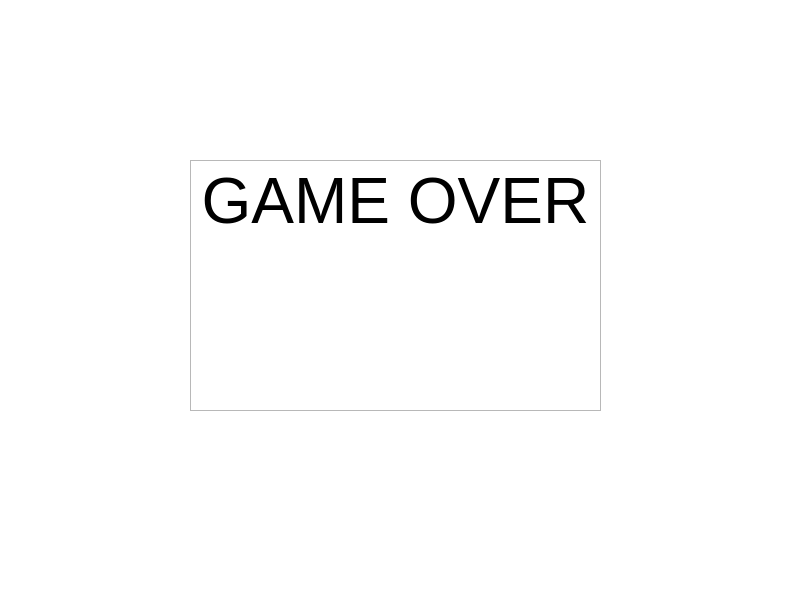
<?xml version="1.0" encoding="UTF-8"?>
<ui version="4.0">
 <class>MainWindow</class>
 <widget class="QMainWindow" name="MainWindow">
  <property name="geometry">
   <rect>
    <x>0</x>
    <y>0</y>
    <width>800</width>
    <height>600</height>
   </rect>
  </property>
  <property name="windowTitle">
   <string>MainWindow</string>
  </property>
  <widget class="QWidget" name="centralWidget">
   <widget class="QPushButton" name="startButton">
    <property name="geometry">
     <rect>
      <x>350</x>
      <y>290</y>
      <width>120</width>
      <height>40</height>
     </rect>
    </property>
    <property name="text">
     <string>Start</string>
    </property>
   </widget>
   <widget class="QPushButton" name="instructionButton">
    <property name="geometry">
     <rect>
      <x>350</x>
      <y>390</y>
      <width>120</width>
      <height>40</height>
     </rect>
    </property>
    <property name="text">
     <string>Instructions</string>
    </property>
   </widget>
   <widget class="QPushButton" name="backButton">
    <property name="geometry">
     <rect>
      <x>630</x>
      <y>510</y>
      <width>120</width>
      <height>40</height>
     </rect>
    </property>
    <property name="text">
     <string>Back</string>
    </property>
   </widget>
   <widget class="QTextEdit" name="instructionText">
    <property name="geometry">
     <rect>
      <x>160</x>
      <y>50</y>
      <width>481</width>
      <height>431</height>
     </rect>
    </property>
    <property name="html">
     <string>&lt;!DOCTYPE HTML PUBLIC &quot;-//W3C//DTD HTML 4.0//EN&quot; &quot;http://www.w3.org/TR/REC-html40/strict.dtd&quot;&gt;
&lt;html&gt;&lt;head&gt;&lt;meta name=&quot;qrichtext&quot; content=&quot;1&quot; /&gt;&lt;style type=&quot;text/css&quot;&gt;
p, li { white-space: pre-wrap; }
&lt;/style&gt;&lt;/head&gt;&lt;body style=&quot; font-family:'MS Shell Dlg 2'; font-size:8pt; font-weight:400; font-style:normal;&quot;&gt;
&lt;p style=&quot; margin-top:0px; margin-bottom:0px; margin-left:0px; margin-right:0px; -qt-block-indent:0; text-indent:0px;&quot;&gt;Add instructions later.&lt;/p&gt;&lt;/body&gt;&lt;/html&gt;</string>
    </property>
   </widget>
   <widget class="QGraphicsView" name="game">
    <property name="geometry">
     <rect>
      <x>-1</x>
      <y>-1</y>
      <width>802</width>
      <height>602</height>
     </rect>
    </property>
    <property name="backgroundBrush">
     <brush brushstyle="NoBrush">
      <color alpha="255">
       <red>0</red>
       <green>0</green>
       <blue>0</blue>
      </color>
     </brush>
    </property>
   </widget>
   <widget class="QTextBrowser" name="game_over_text">
    <property name="geometry">
     <rect>
      <x>190</x>
      <y>160</y>
      <width>411</width>
      <height>251</height>
     </rect>
    </property>
    <property name="html">
     <string>&lt;!DOCTYPE HTML PUBLIC &quot;-//W3C//DTD HTML 4.0//EN&quot; &quot;http://www.w3.org/TR/REC-html40/strict.dtd&quot;&gt;
&lt;html&gt;&lt;head&gt;&lt;meta name=&quot;qrichtext&quot; content=&quot;1&quot; /&gt;&lt;style type=&quot;text/css&quot;&gt;
p, li { white-space: pre-wrap; }
&lt;/style&gt;&lt;/head&gt;&lt;body style=&quot; font-family:'MS Shell Dlg 2'; font-size:8pt; font-weight:400; font-style:normal;&quot;&gt;
&lt;p align=&quot;center&quot; style=&quot; margin-top:0px; margin-bottom:0px; margin-left:0px; margin-right:0px; -qt-block-indent:0; text-indent:0px;&quot;&gt;&lt;span style=&quot; font-size:48pt;&quot;&gt;GAME OVER&lt;/span&gt;&lt;/p&gt;&lt;/body&gt;&lt;/html&gt;</string>
    </property>
   </widget>
  </widget>
 </widget>
 <layoutdefault spacing="6" margin="11"/>
 <resources/>
 <connections/>
</ui>
